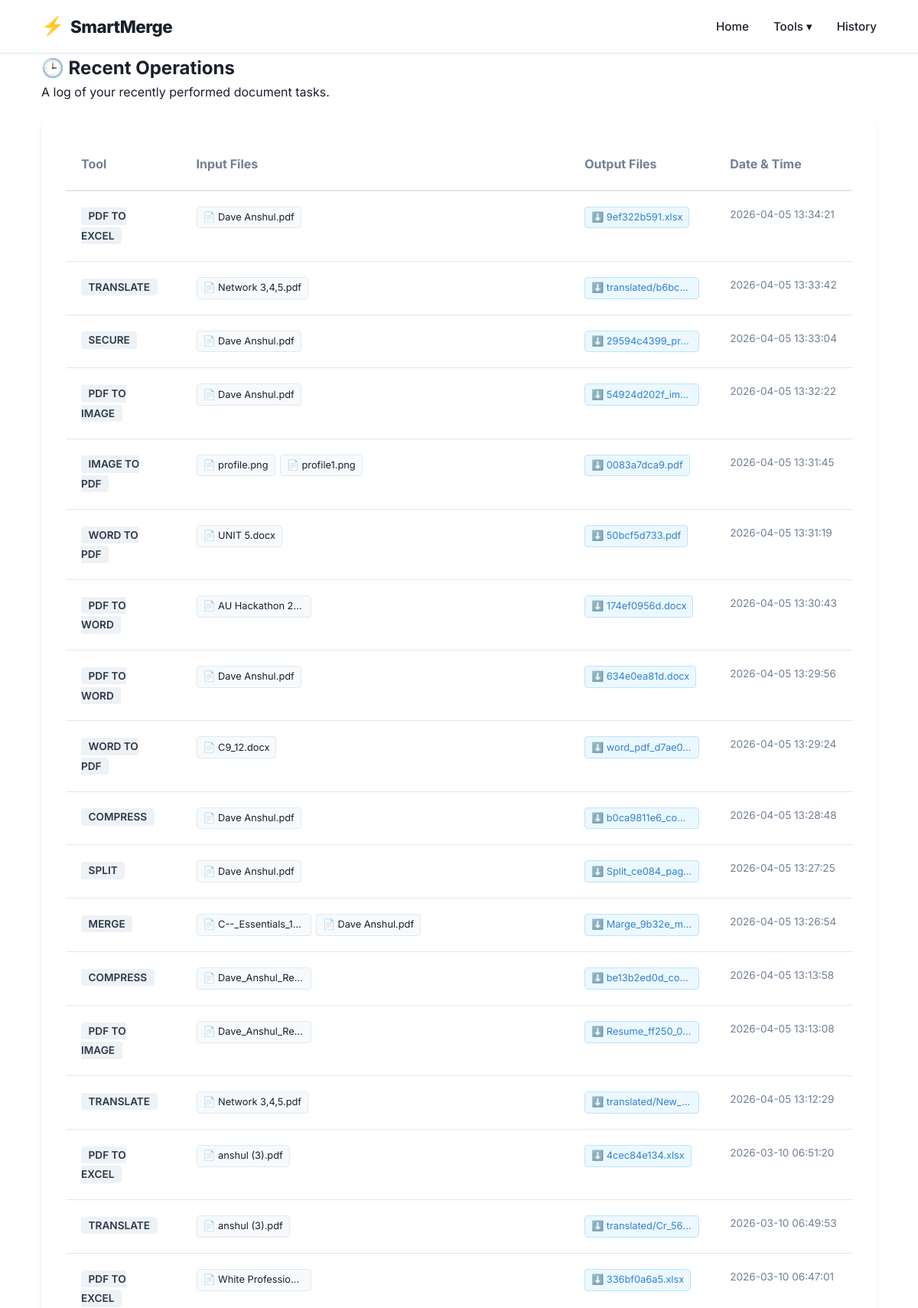
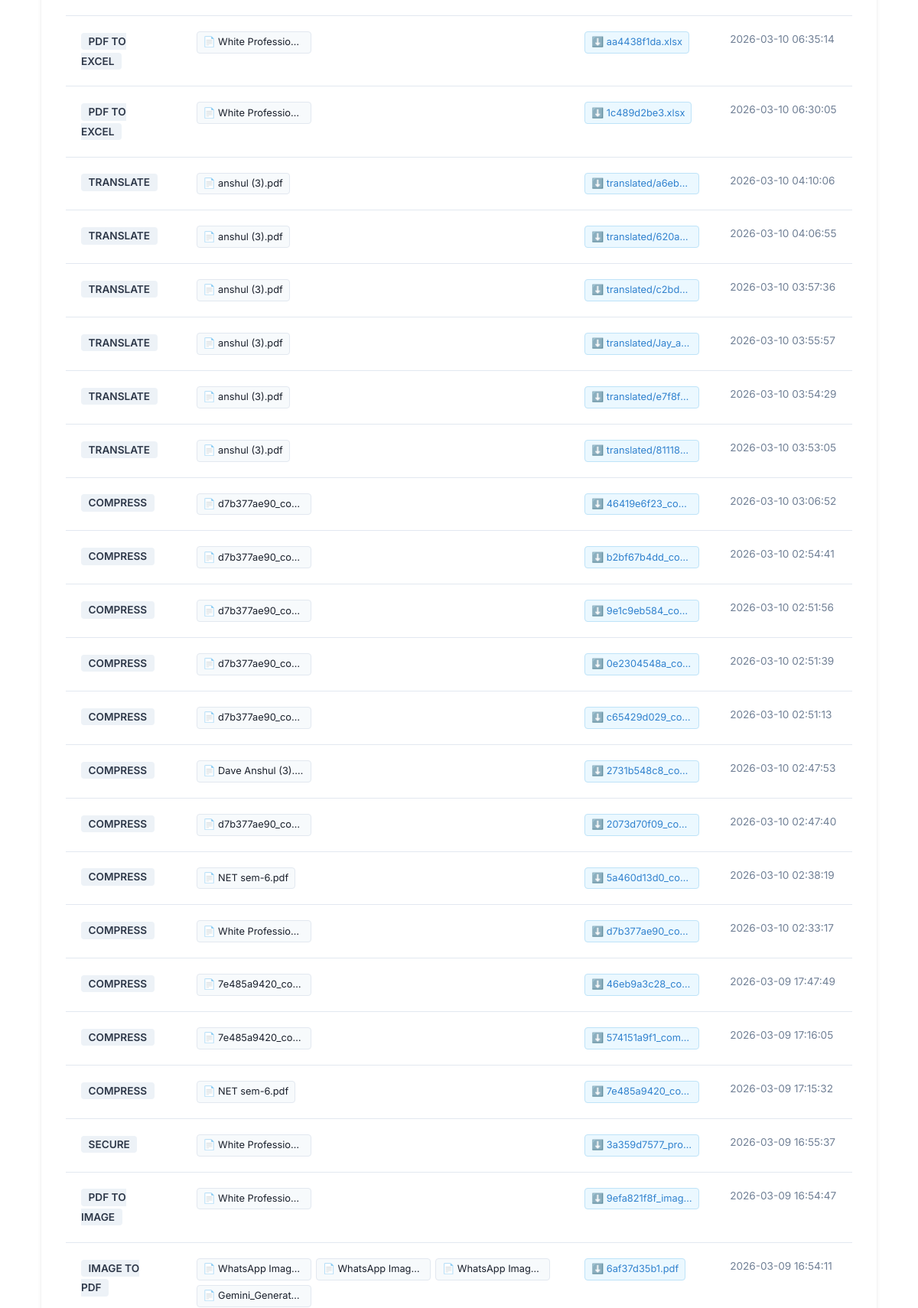
The app's page /history (upper part) with its own data (2 pictures, top to bottom).
### tables this page shows
CREATE TABLE operations (
            id          INTEGER PRIMARY KEY AUTOINCREMENT,
            tool        TEXT    NOT NULL,
            input_files TEXT,
            output_files TEXT,
            created_at  TIMESTAMP DEFAULT CURRENT_TIMESTAMP
        );

### app.py (the view)
@app.route('/history')
def history():
    ops = get_history(50)
    return render_template('history.html', ops=ops, tools=TOOLS)

### app.py (called while the page is built)
@app.template_filter('from_json')
def from_json_filter(s):
    return json.loads(s)

### models/db.py (called while the page is built)
def get_conn():
    conn = sqlite3.connect(Config.DATABASE)
    conn.row_factory = sqlite3.Row
    return conn

def get_history(limit=50):
    conn = get_conn()
    rows = conn.execute(
        'SELECT * FROM operations ORDER BY created_at DESC LIMIT ?', (limit,)
    ).fetchall()
    conn.close()
    return [dict(r) for r in rows]

### templates/history.html (shortened to what this page needs)
{% extends "base.html" %}
{% block content %}
<section class="page-header">
    <div class="container">
        <h1>🕒 Recent Operations</h1>
        <p>A log of your recently performed document tasks.</p>
    </div>
</section>
<section class="history-section">
    <div class="container">
        {% if ops %}
        <div class="history-table-wrapper card">
            <table class="history-table">
                <thead>
                    <tr>
                        <th>Tool</th>
                        <th>Input Files</th>
                        <th>Output Files</th>
                        <th>Date & Time</th>
                    </tr>
                </thead>
                <tbody>
                    {% for op in ops %}
                    <tr>
                        <td>
                            <span class="tool-tag" data-tool="{{ op.tool }}">
                                {{ op.tool | replace('-', ' ') | title }}
                            </span>
                        </td>
                        <td>
                            <div class="file-pill-list">
                                {% for f in (op.input_files | from_json) %}
                                <span class="file-pill input-pill">📄 {{ f }}</span>
                                {% endfor %}
                            </div>
                        </td>
                        <td>
                            <div class="file-pill-list">
                                {% for f in (op.output_files | from_json) %}
                                <a href="{{ url_for('download_file', filename=f) }}" class="file-pill output-pill">⬇️ {{
                                    f }}</a>
                                {% endfor %}
                            </div>
                        </td>
                        <td class="timestamp">{{ op.created_at }}</td>
                    </tr>
                    {% endfor %}
                </tbody>
            </table>
        </div>
        {% endif %}
    </div>
</section>
{% endblock %}

### templates/base.html (shortened to what this page needs)
<!DOCTYPE html>
<html lang="en">
<head>
    <link rel="stylesheet" href="{{ url_for('static', filename='css/style.css') }}">
</head>
<body>
    <nav class="navbar">
        <div class="container nav-container">
            <a href="{{ url_for('index') }}" class="nav-brand">
                <span class="brand-icon">⚡</span>
                <span class="brand-text">SmartMerge</span>
            </a>
            <ul class="nav-links">
                <li><a href="{{ url_for('index') }}" class="nav-link">Home</a></li>
                <li class="dropdown">
                    <a href="#" class="nav-link">Tools ▾</a>
                </li>
                <li><a href="{{ url_for('history') }}" class="nav-link">History</a></li>
            </ul>
        </div>
    </nav>
    <main>
        {% block content %}{% endblock %}
    </main>
</body>
</html>

### static/css/style.css (style rules this page uses)
:root { --primary: #e53e3e; --primary-hover: #c53030; --secondary: #2d3748; --bg-light: #f7fafc; --text-main: #1a202c; --text-muted: #718096; --border-color: #e2e8f0; --shadow: 0 4px 6px -1px rgba(0, 0, 0, 0.1), 0 2px 4px -1px rgba(0, 0, 0, 0.06); --radius: 12px; }
* { box-sizing: border-box; margin: 0; padding: 0; }
body { font-family: 'Inter', system-ui, -apple-system, sans-serif; background-color: #fff; color: var(--text-main); line-height: 1.6; }
.container { max-width: 1140px; margin: 0 auto; padding: 0 1.5rem; }
.navbar { height: 70px; display: flex; align-items: center; border-bottom: 1px solid var(--border-color); background: #fff; position: sticky; top: 0; z-index: 100; }
.nav-container { display: flex; justify-content: space-between; align-items: center; width: 100%; }
.nav-brand { display: flex; align-items: center; text-decoration: none; gap: 0.5rem; }
.brand-icon { font-size: 1.5rem; }
.brand-text { font-size: 1.4rem; font-weight: 800; color: var(--text-main); letter-spacing: -0.5px; }
.nav-links { display: flex; list-style: none; gap: 2rem; align-items: center; }
.nav-link { text-decoration: none; color: var(--text-main); font-weight: 500; font-size: 0.95rem; transition: color 0.2s; }
.dropdown { position: relative; }
.card { background: #fff; border-radius: 16px; padding: 2rem; box-shadow: var(--shadow); }
.history-table-wrapper { overflow-x: auto; margin-top: 1rem; }
.history-table { width: 100%; border-collapse: collapse; text-align: left; }
.history-table th { padding: 1.25rem; font-weight: 700; color: var(--text-muted); border-bottom: 2px solid var(--border-color); }
.history-table td { padding: 1.25rem; border-bottom: 1px solid var(--border-color); vertical-align: top; }

### templates/history.html (style rules this page uses)
.timestamp { font-size: 0.85rem; color: #718096; white-space: nowrap; }
.tool-tag { font-weight: 600; font-size: 0.85rem; padding: 0.2rem 0.6rem; border-radius: 4px; background: #edf2f7; color: #2d3748; text-transform: uppercase; }
.file-pill-list { display: flex; flex-wrap: wrap; gap: 0.4rem; }
.file-pill { font-size: 0.8rem; padding: 0.2rem 0.5rem; border-radius: 4px; border: 1px solid #e2e8f0; white-space: nowrap; max-width: 150px; overflow: hidden; text-overflow: ellipsis; }
.input-pill { background: #f7fafc; }
.output-pill { background: #ebf8ff; color: #3182ce; border-color: #bee3f8; text-decoration: none; transition: all 0.2s; }

### records on screen
operations: tool "PDF TO EXCEL", f "Dave Anshul.pdf", f "9ef322b591.xlsx", created_at "2026-04-05 13:34:21"
operations: tool "TRANSLATE", f "Network 3,4,5.pdf", f "translated/b6bc…", created_at "2026-04-05 13:33:42"
operations: tool "SECURE", f "Dave Anshul.pdf", f "29594c4399_pr…", created_at "2026-04-05 13:33:04"
operations: tool "PDF TO IMAGE", f "Dave Anshul.pdf", f "54924d202f_im…", created_at "2026-04-05 13:32:22"
operations: tool "IMAGE TO PDF", f "profile.png" "profile1.png", f "0083a7dca9.pdf", created_at "2026-04-05 13:31:45"
operations: tool "WORD TO PDF", f "UNIT 5.docx", f "50bcf5d733.pdf", created_at "2026-04-05 13:31:19"
operations: tool "PDF TO WORD", f "AU Hackathon 2…", f "174ef0956d.docx", created_at "2026-04-05 13:30:43"
operations: tool "PDF TO WORD", f "Dave Anshul.pdf", f "634e0ea81d.docx", created_at "2026-04-05 13:29:56"
operations: tool "WORD TO PDF", f "C9_12.docx", f "word_pdf_d7ae0…", created_at "2026-04-05 13:29:24"
operations: tool "COMPRESS", f "Dave Anshul.pdf", f "b0ca9811e6_co…", created_at "2026-04-05 13:28:48"
operations: tool "SPLIT", f "Dave Anshul.pdf", f "Split_ce084_pag…", created_at "2026-04-05 13:27:25"
operations: tool "MERGE", f "C--_Essentials_1…" "Dave Anshul.pdf", f "Marge_9b32e_m…", created_at "2026-04-05 13:26:54"
operations: tool "COMPRESS", f "Dave_Anshul_Re…", f "be13b2ed0d_co…", created_at "2026-04-05 13:13:58"
operations: tool "PDF TO IMAGE", f "Dave_Anshul_Re…", f "Resume_ff250_0…", created_at "2026-04-05 13:13:08"
operations: tool "TRANSLATE", f "Network 3,4,5.pdf", f "translated/New_…", created_at "2026-04-05 13:12:29"
operations: tool "PDF TO EXCEL", f "anshul (3).pdf", f "4cec84e134.xlsx", created_at "2026-03-10 06:51:20"
operations: tool "TRANSLATE", f "anshul (3).pdf", f "translated/Cr_56…", created_at "2026-03-10 06:49:53"
operations: tool "PDF TO EXCEL", f "White Professio…", f "336bf0a6a5.xlsx", created_at "2026-03-10 06:47:01"
operations: tool "PDF TO EXCEL", f "White Professio…", f "aa4438f1da.xlsx", created_at "2026-03-10 06:35:14"
operations: tool "PDF TO EXCEL", f "White Professio…", f "1c489d2be3.xlsx", created_at "2026-03-10 06:30:05"
operations: tool "TRANSLATE", f "anshul (3).pdf", f "translated/a6eb…", created_at "2026-03-10 04:10:06"
operations: tool "TRANSLATE", f "anshul (3).pdf", f "translated/620a…", created_at "2026-03-10 04:06:55"
operations: tool "TRANSLATE", f "anshul (3).pdf", f "translated/c2bd…", created_at "2026-03-10 03:57:36"
operations: tool "TRANSLATE", f "anshul (3).pdf", f "translated/Jay_a…", created_at "2026-03-10 03:55:57"
operations: tool "TRANSLATE", f "anshul (3).pdf", f "translated/e7f8f…", created_at "2026-03-10 03:54:29"
operations: tool "TRANSLATE", f "anshul (3).pdf", f "translated/81118…", created_at "2026-03-10 03:53:05"
operations: tool "COMPRESS", f "d7b377ae90_co…", f "46419e6f23_co…", created_at "2026-03-10 03:06:52"
operations: tool "COMPRESS", f "d7b377ae90_co…", f "b2bf67b4dd_co…", created_at "2026-03-10 02:54:41"
operations: tool "COMPRESS", f "d7b377ae90_co…", f "9e1c9eb584_co…", created_at "2026-03-10 02:51:56"
operations: tool "COMPRESS", f "d7b377ae90_co…", f "0e2304548a_co…", created_at "2026-03-10 02:51:39"
operations: tool "COMPRESS", f "d7b377ae90_co…", f "c65429d029_co…", created_at "2026-03-10 02:51:13"
operations: tool "COMPRESS", f "Dave Anshul (3).…", f "2731b548c8_co…", created_at "2026-03-10 02:47:53"
operations: tool "COMPRESS", f "d7b377ae90_co…", f "2073d70f09_co…", created_at "2026-03-10 02:47:40"
operations: tool "COMPRESS", f "NET sem-6.pdf", f "5a460d13d0_co…", created_at "2026-03-10 02:38:19"
operations: tool "COMPRESS", f "White Professio…", f "d7b377ae90_co…", created_at "2026-03-10 02:33:17"
operations: tool "COMPRESS", f "7e485a9420_co…", f "46eb9a3c28_co…", created_at "2026-03-09 17:47:49"
operations: tool "COMPRESS", f "7e485a9420_co…", f "574151a9f1_com…", created_at "2026-03-09 17:16:05"
operations: tool "COMPRESS", f "NET sem-6.pdf", f "7e485a9420_co…", created_at "2026-03-09 17:15:32"
operations: tool "SECURE", f "White Professio…", f "3a359d7577_pro…", created_at "2026-03-09 16:55:37"
operations: tool "PDF TO IMAGE", f "White Professio…", f "9efa821f8f_imag…", created_at "2026-03-09 16:54:47"
operations: tool "IMAGE TO PDF", f "WhatsApp Imag…" "WhatsApp Imag…" "WhatsApp Imag…" "Gemini_Generat…", f "6af37d35b1.pdf", created_at "2026-03-09 16:54:11"
